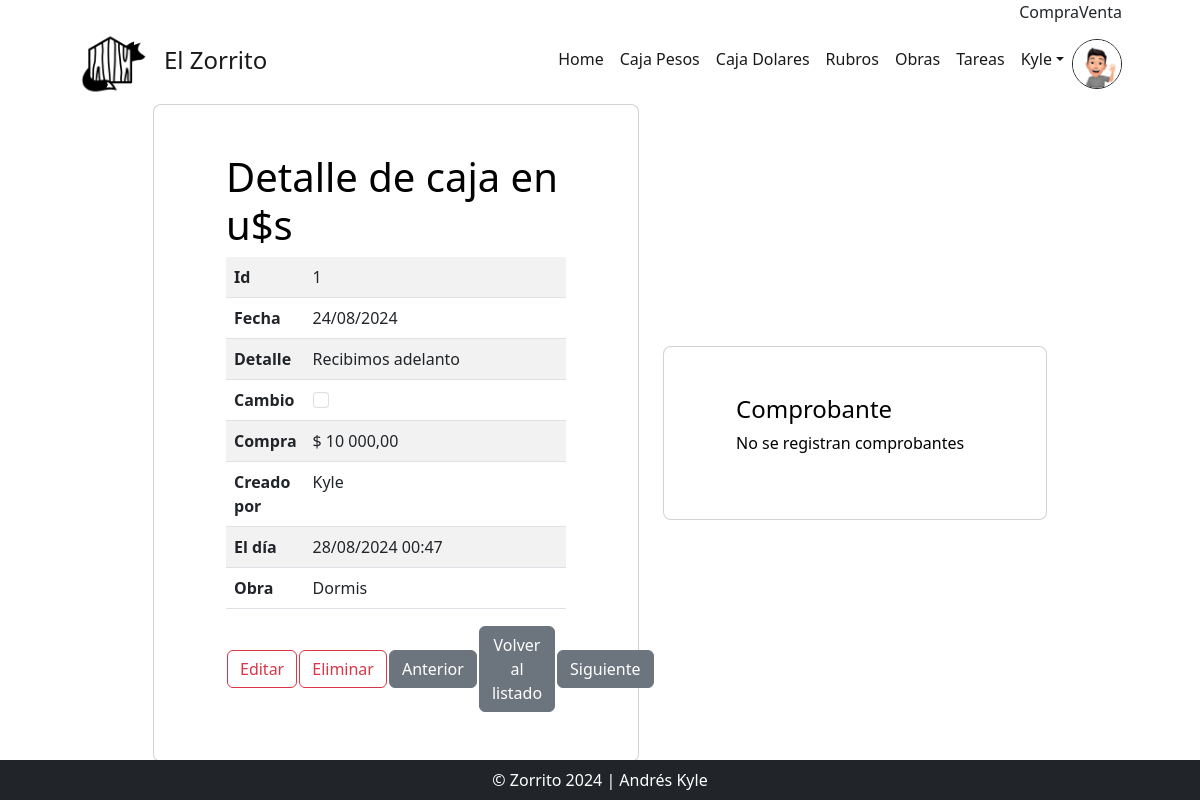
The page /dolares_detail/1/ (signed in) on the database its author committed.
### users/models.py (models this page shows, shortened)
class Imagen(models.Model):
    user = models.OneToOneField(User, on_delete=models.CASCADE, null=True)
    imagen = models.ImageField(upload_to='avatares', null=True, blank = True)

### AppZorro/models.py (models this page shows)
class CajaDolares(models.Model):
    fecha = models.DateField(default=date.today)
    detalle = models.CharField(max_length=60)
    es_cambio = models.BooleanField(default=True)
    ingreso = models.FloatField(default=0)
    egreso = models.FloatField(default=0)
    cotiza = models.FloatField(default=DolarBlue.compra())
    obra = models.ForeignKey(Obra, null=True, on_delete=models.RESTRICT)
    autor = models.ForeignKey(settings.AUTH_USER_MODEL, on_delete=models.RESTRICT, null=True, blank=True, editable=False)
    action_time = models.DateTimeField(auto_now=True, editable=False)
    conecta = models.OneToOneField(CajaPesos, null=True, blank=True, on_delete=models.CASCADE)

class Obra(models.Model):
    fecha_inicio = models.DateField(default=date.today)
    nombre = models.CharField(max_length=30)
    m2_cubiertos = models.FloatField(default=0.00)
    m2_semicubiertos = models.FloatField(default=0.00)
    m2_total = models.FloatField(default=0.00, editable=False)
    dias_estimados = models.IntegerField(default=30)
    presupuesto_inicial = models.FloatField()
    def __str__(self) -> str:
        return self.nombre

### AppZorro/views.py (the view)
# urls.py: path("dolares_detail/<int:pk>/", views.DolaresDetailView.as_view(), name="DetalleDolar"),
class DolaresDetailView(LoginRequiredMixin, DetailView):
    model = CajaDolares
    def get(self, request, *args, **kwargs):
        self.object = self.get_object()
        context = self.get_context_data(object=self.object)
        id_actual = self.object.id
        objetos_ordenados = list(CajaDolares.objects.order_by('id'))
        min = objetos_ordenados[0]
        max = objetos_ordenados[-1]
        min = min.id
        max = max.id
        if self.object.id == min:
            previo = min
        else:
            previo = objetos_ordenados[objetos_ordenados.index(self.object)-1]
            previo = previo.id
        if self.object.id == max:
            siguiente = max
        else:
            siguiente = CajaDolares.objects.filter(id__gt=id_actual).order_by('id').first()
            siguiente = siguiente.id
        context['siguiente'] = siguiente
        context['previo'] = previo
        return self.render_to_response(context)

### AppZorro/templates/AppZorro/CajaDolares_detail.html (shortened to what this page needs)
{% extends 'AppZorro/base.html' %}
{% load static %}
{% block main %}
<div id="todo" class="row d-flex justify-content-center align-items-center">
  <div class="col-xl-5">
      <div class="card rounded-3 text-black">
          <div class="card-body p-md-5 mx-md-4">
              <h3 class="display-6">Detalle de caja en u$s</h3>
                  <table class="table table-striped ">
                        <tr>
                          <th width="20%">Id</th>
                          <td>{{ object.id }}</td>
                        </tr>
                        <tr>
                          <th width="20%">Fecha</th>
                          <td>{{ object.fecha|date:"d/m/Y" }}</td>
                        </tr>
                        <tr>
                          <th width="20%">Detalle</th>
                          <td>{{ object.detalle }}</td>
                        </tr>
                        <tr>
                          <th width="20%">Cambio</th>
                          {% if object.es_cambio == True %}
                          <td><input class="form-check-input" type="checkbox" value="" id="defaultCheck1" checked></td>
                          {% else %}
                          <td><input class="form-check-input" type="checkbox" value="" id="defaultCheck1" disabled></td>
                          {% endif %}
                        </tr>
                        <tr>
                          {% if object.ingreso > 0 %}
                          <th width="20%">Compra</th>
                          <td>$ {{ object.ingreso|floatformat:"2g" }}</td>
                          {% endif %}
                        </tr>
                        <tr>
                          <th width="20%">Creado por</th>
                          <td>{{ object.autor }}</td>
                        </tr>
                        <tr>
                          <th width="20%">El día</th>
                          <td>{{ object.action_time|date:'d/m/Y H:i' }}</td>
                        </tr>
                        <tr>
                          <th width="20%">Obra</th>
                          <td>{{ object.obra }}</td>
                        </tr>
                  </table>
                  <table>
                      <tr>
                        <td><a type="button" class="btn btn-outline-danger" href="{% url 'EditarDolares' object.id %}">Editar</a></td>
                        <td><a type="button" class="btn btn-outline-danger" href="{% url 'DolaresDelete' object.id %}">Eliminar</a></td>
                        <td><a type="button" class="btn btn-secondary btn-me" href="{% url 'DetalleDolar' previo %}">Anterior</a></td>
                        <td><a type="button"  class="btn btn-secondary btn-me" href="{% url 'Dolares' %}">Volver al listado</a></td>
                        <td><a type="button" class="btn btn-secondary btn-me" href="{% url 'DetalleDolar' siguiente %}">Siguiente</a></td>
                      </tr>
                  </table>
              </div>
          </div>
      </div>
      <div class="col-xl-4">
          <div class="card rounded-3 text-black">
              <div class="card-body p-md-5 mx-md-4">
                  <h4 >Comprobante</h4>
                  {% if object.comprobante %}
                      <img src="{{object.comprobante.url}}" alt="" class="img-fluid">
                  {% else %}
                      <p>No se registran comprobantes</p>
                  {% endif %}
              </div>
          </div>
      </div>
  </div>
{% endblock main %}

### AppZorro/templates/AppZorro/base.html (shortened to what this page needs)
<!DOCTYPE html>
{% load static %}
<html lang="es">
    <head>
        <link href="https://cdn.jsdelivr.net/npm/bootstrap-icons@1.4.1/font/bootstrap-icons.css" rel="stylesheet" />
        <link href="{% static 'AppZorro/css/styles.css' %}" rel="stylesheet" />
    </head>
    <body class="h-100 bg-white ">
        <nav class="navbar navbar-expand-md p-0 navbar-success">
            <div class="container px-lg-5">
                <div class="collapse navbar-collapse" id="navbarSupportedContent">
                    <ul class="navbar-nav ms-auto mb-0 mb-lg-0">
                        <li class="nav-item">Compra {{dolar_compra}} </li>
                        <li class="nav-item">Venta {{dolar_venta}}</li>
                    </ul>
                </div>
            </div>
        </nav>
        <nav class="navbar navbar-expand-xl p-0 navbar-light navbar-gradient">
            <div class="container px-lg-5">
                <th><a class="navbar-brand" href="{% url 'Inicio' %}"><img src="{% static 'AppZorro/assets/img/logo.png' %}" alt="" height="70px"></a></th><a class="navbar-brand" href="{% url 'Inicio' %}"><h4 class="">El Zorrito</h4></a>
                <div class="collapse navbar-collapse" id="navbarSupportedContent">
                    <ul class="navbar-nav ms-auto mb-2 mb-lg-0">
                        <li class="nav-item"><a class="nav-link active" aria-current="page" href="{% url 'Inicio' %}">Home</a></li>
                        <li class="nav-item"><a class="nav-link active" aria-current="page" href="{% url 'Movimientos' %}">Caja Pesos</a></li>
                        <li class="nav-item"><a class="nav-link active" aria-current="page" href="{% url 'Dolares' %}">Caja Dolares</a></li>
                        <li class="nav-item"><a class="nav-link active" aria-current="page" href="{% url 'Rubros' %}">Rubros</a></li>
                        <li class="nav-item"><a class="nav-link active" aria-current="page" href="{% url 'Obras' %}">Obras</a></li>
                        <li class="nav-item"><a class="nav-link active" aria-current="page" href="{% url 'Tareas' %}">Tareas</a></li>
                        {% if request.user.is_authenticated %}
                            <li class="nav-item dropdown">
                            <a class="nav-link active dropdown-toggle" href="#" id="navbarDropdownMenuLink" data-bs-toggle="dropdown" aria-haspopup="true" aria-expanded="false">{{ request.user.username }}</a>
                            </li>
                            <img src="{{request.user.imagen.imagen.url}}" alt="" class="rounded-circle border border-dark" height="50px">
                        {% else %}
                        <li class="nav-item"><a class="nav-link active" href="{% url 'Login' %}">Acceder</a></li>
                        {% endif %}
                    </ul>
                </div>
            </div>
        </nav>
        {% block main %}
        {% endblock main %}
        <div class="fixed-bottom">
            <footer class="py-1 bg-dark">
                <div class="container"><p class="m-1 text-center text-white">&copy; Zorrito 2024 | Andrés Kyle</p></div>
            </footer>
        </div>
    </body>
</html>

### rows shown on the page
CajaDolares: id "1", fecha "24/08/2024", detalle "Recibimos adelanto", ingreso "10 000,00", autor "Kyle", action_time "28/08/2024 00:47", obra "Dormis"

### other values the page prints
{{ request.user.username }} "Kyle"
